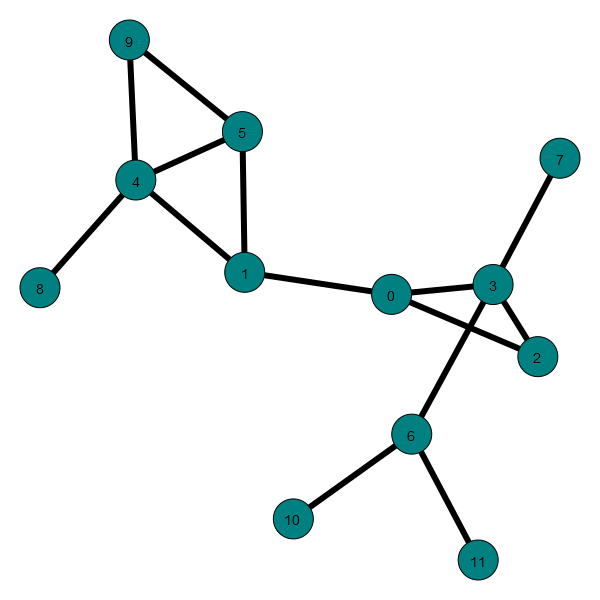

Here is the Python script that generated this plot:
import math
from igraph import Graph
import igraph
class add:
    def __init__(self,arestas):
        self.arestas = arestas
        self.total_de_vert = self.total_vert()
        self.graf = Graph(self.total_de_vert)
        self.dict_grau = self.graus()
    
    def total_vert(self):
        total = -math.inf
        for i in range(len(self.arestas)):
            tmp = self.arestas[i].split()
            v1 = int(tmp[0])
            v2 = int(tmp[-1])
            total = max(total,v1,v2)
        return total+1

    def adicionar(self):
        for i in range(len(self.arestas)):
            tmp = self.arestas[i].split()
            v1 = int(tmp[0])
            v2 = int(tmp[-1])
            self.graf.add_edge(v1,v2)

    def grafo_(self):
        return self.graf
    
    def graus(self):
        dic_grau = {}
        for i in range(self.total_de_vert): dic_grau[i] = 0  
        for i in range(len(self.arestas)):
            tmp = self.arestas[i].split()
            v1 = int(tmp[0])
            v2 = int(tmp[-1])
            dic_grau[v1] += 1
            dic_grau[v2] += 1
        return dic_grau
    
    def max_grau(self):
        total = -math.inf
        for item in self.dict_grau.items():
            total = max(total,item[1])
        return "O grau máximo é: " + str(total) + "\n"

    def min_grau(self):
        total = +math.inf
        for item in self.dict_grau.items():
            total = min(total,item[1])
        return "O grau mínimo é: " + str(total) + "\n"

    def grau_medio(self):
        soma = 0
        for item in self.dict_grau.items():
            soma += item[1]
        return "O grau médio é: " + str(soma/self.total_de_vert) + "\n"

    def plotar_grafo(self,tipo_grafo = 'circle',modo = 'defalt'):
        plot = self.grafo_()
        if(modo == 'defalt'):
            plot.vs['label'] = range(0,len(plot.vs))
        if(modo == 'br'):
            plot.vs['label'] = ['AC', 'AL', 'AM', 'AP', 'BA', 'CE', 'DF', 'ES', 'GO', 'MA', 'MG', 'MS', 'MT', 
            'PA','PB', 'PE', 'PI', 'PR', 'RJ', 'RN', 'RO', 'RR', 'RS', 'SC', 'SE', 'SP', 'TO']   
                
        igraph.plot(plot,"grafo.png",(0,0,600,600),layout = plot.layout(tipo_grafo),
        margin = 40,vertex_label_dist=0,vertex_size=40,edge_width = 6,vertex_color = 'teal',edge_color = 'black')


    
    
